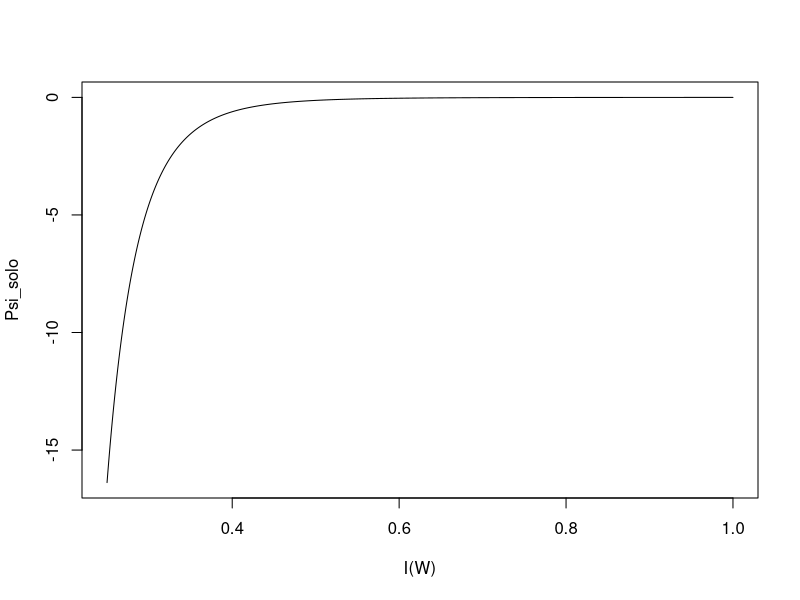
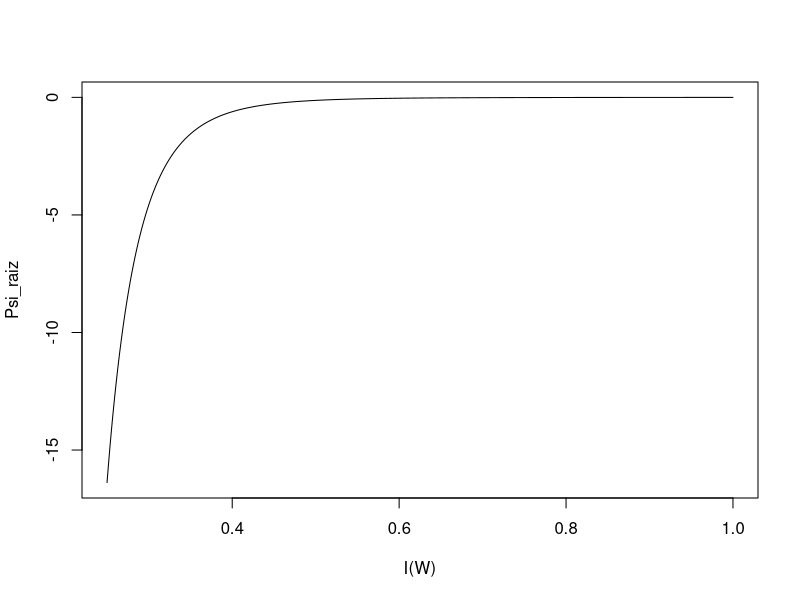

The R script that drew these images, in order: (Note: this script raises an error after producing the figures.)
# Parametros hidraulicos do solo 
theta_sat = 0.4 #g H20/g solo
Psi_sat = -0.001 #MPa
b = 7 #sem unidade

# Conteudo volum�trico de �gua no solo (i.e. g H20/g solo)
theta = seq (0.1, theta_sat, len=1000)

# Umidade do solo
W = theta/theta_sat
print (W)
# Calculo potencial hidrico do solo (Psi_solo MPa - equa��o de Clapp & Hornberger 1978 - Empirical Equations for Some Soil Hydraulic Properties)
Psi_solo = Psi_sat * W ^ (-b)
plot (Psi_solo~I(W), type="l")


# Calculo condutância solo-raiz expressa com base na área foliar (ksr; mol m-2 leaf s-1):
#Ksr = W ^ (2*b + 3)
#print(Ksr)
Ksr = 0.5

# Parametros faltantes para calcular o psi da raiz
# ARRUMAR VALOR
E = 9e-5 #transpiration mol m-2 leaf s-1 

# Calculo potencial hídrico da raíz (Eller et al. 2018)
Psi_raiz = Psi_solo - (E / Ksr)
plot (Psi_raiz~I(W), type="l")


#plot
plot(psi_raiz~W, type="l",ylim=c(-15,0),
     ylab=expression(Psi~"("*MPa*")"),xlab="Soil water content (Normalized)")
lines(psi_solo~W,col=2)
legend("topleft",legend=c(expression(Soil~Psi),expression(Root~Psi)),
       col=c(2,1),lty=1,bty="n")
psi_raiz-psi_solo

# Calculo diferença de pressão entre a raiz e a planta MPa s
#Psi_dif = Psi_raiz - Psi_solo
Psi_dif = -2

# Calculo de V (Manzoni et al 2013) com fator de altura
rho <- 997 #kg/m3 
g <- 9.8#m/s2
alt <- 20#m
conv <- 1e-6 # Pa to MPa
Psi_g <- rho*g*alt*conv

V = 1 / (1+ ((Psi_solo - Psi_g) / P50)^a)
plot (V~Psi_solo, type="l", ylim=c(0,1))
plot (V~I(W), type="l", ylim=c(0,1))
print (V)

# Calculo quantidade de água puxada pela planta (W_uso; mol m2 s) 
# ARRUMAR CÁLCULO 
W_uso = Psi_dif * V
plot (W_uso~I(W), type="l", ylim=c(0,1))
print(W_uso)

# Calculo W atualizado (W_update; VER UNIDADE)
W_update = W - W_uso
print(W_update)

